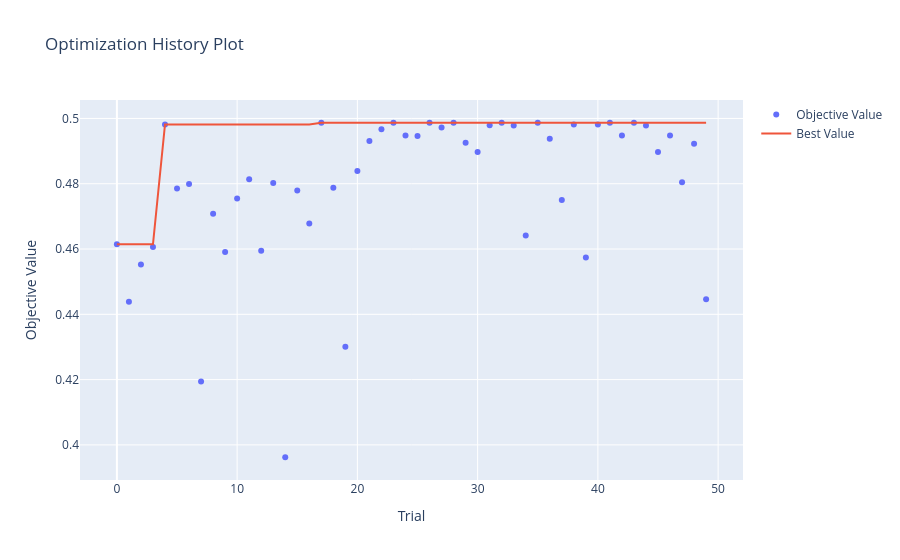

Notebook source saved alongside this figure:
### Markdown cell above
Train and optimize the model:

### Code cell
(optimized_KNN, 
train_metrics_mean_KNN,
train_metrics_std_KNN, 
val_metrics_mean_KNN, 
val_metrics_std_KNN, 
test_metrics_KNN,
precs_KNN, recs_KNN) = optimize_model(pipe_KNN, params_dist_KNN, 
                                    X_train, y_train, X_test, y_test,
                                    cv=my_cv)

### Figure 1 — Plotly figure (JSON) as saved in the notebook; plotly's stock layout.template omitted (floating-point values rounded to 4 significant figures)
{"data": [{"mode": "markers", "name": "Objective Value", "type": "scatter", "x": [0, 1, 2, 3, 4, 5, 6, 7, 8, 9, 10, 11, 12, 13, 14, 15, 16, 17, 18, 19, 20, 21, 22, 23, 24, 25, 26, 27, 28, 29, 30, 31, 32, 33, 34, 35, 36, 37, 38, 39, 40, 41, 42, 43, 44, 45, 46, 47, 48, 49], "y": [0.4614, 0.4439, 0.4553, 0.4606, 0.4982, 0.4785, 0.4799, 0.4194, 0.4708, 0.4591, 0.4755, 0.4814, 0.4595, 0.4802, 0.3962, 0.4779, 0.4679, 0.4987, 0.4788, 0.43, 0.4839, 0.4931, 0.4967, 0.4987, 0.4947, 0.4946, 0.4987, 0.4972, 0.4987, 0.4926, 0.4897, 0.4979, 0.4987, 0.4979, 0.4641, 0.4987, 0.4938, 0.475, 0.4981, 0.4574, 0.4981, 0.4987, 0.4947, 0.4987, 0.4979, 0.4897, 0.4947, 0.4804, 0.4923, 0.4446]}, {"mode": "lines", "name": "Best Value", "type": "scatter", "x": [0, 1, 2, 3, 4, 5, 6, 7, 8, 9, 10, 11, 12, 13, 14, 15, 16, 17, 18, 19, 20, 21, 22, 23, 24, 25, 26, 27, 28, 29, 30, 31, 32, 33, 34, 35, 36, 37, 38, 39, 40, 41, 42, 43, 44, 45, 46, 47, 48, 49], "y": [0.4614, 0.4614, 0.4614, 0.4614, 0.4982, 0.4982, 0.4982, 0.4982, 0.4982, 0.4982, 0.4982, 0.4982, 0.4982, 0.4982, 0.4982, 0.4982, 0.4982, 0.4987, 0.4987, 0.4987, 0.4987, 0.4987, 0.4987, 0.4987, 0.4987, 0.4987, 0.4987, 0.4987, 0.4987, 0.4987, 0.4987, 0.4987, 0.4987, 0.4987, 0.4987, 0.4987, 0.4987, 0.4987, 0.4987, 0.4987, 0.4987, 0.4987, 0.4987, 0.4987, 0.4987, 0.4987, 0.4987, 0.4987, 0.4987, 0.4987]}, {"marker": {"color": "#cccccc"}, "mode": "markers", "name": "Infeasible Trial", "showlegend": false, "type": "scatter", "x": [], "y": []}], "layout": {"title": {"text": "Optimization History Plot"}, "xaxis": {"title": {"text": "Trial"}}, "yaxis": {"title": {"text": "Objective Value"}}}}
